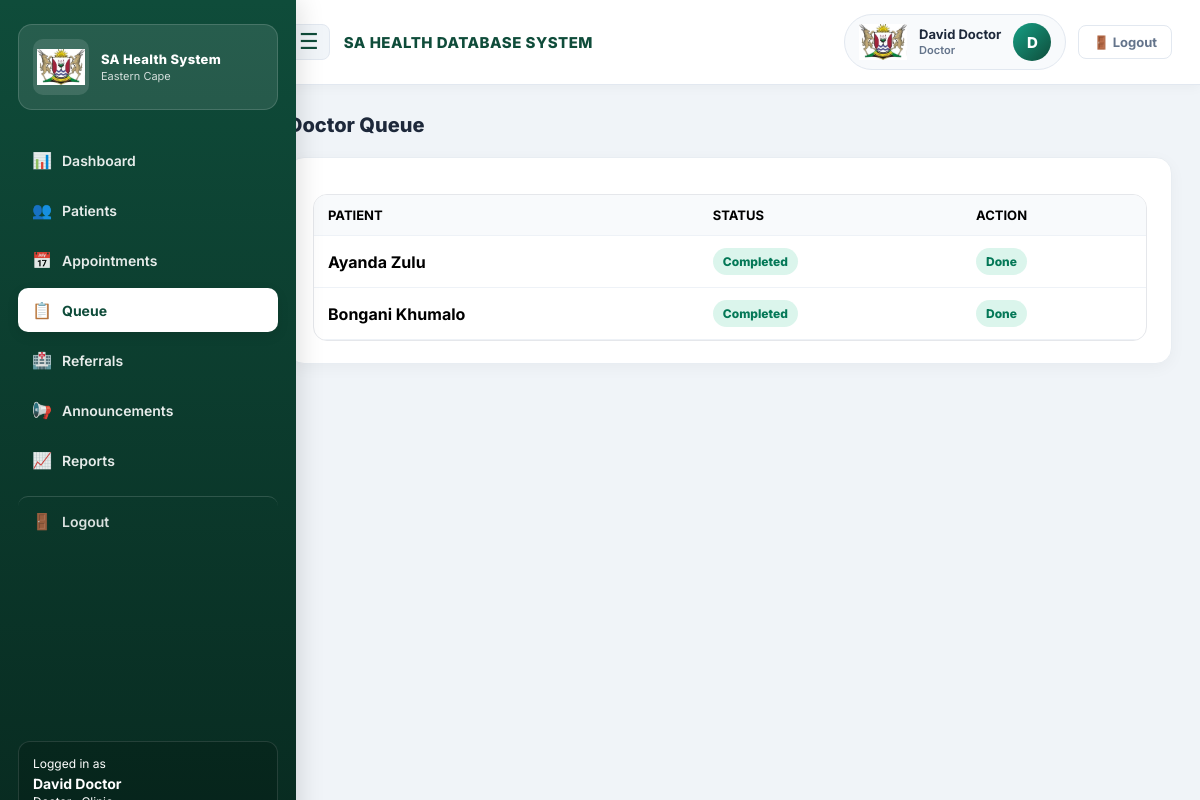
/doctor.php?tab=queue (signed in), run on the app's committed database.
### tables this page shows
CREATE TABLE `facilities` (
  `facility_id` int(11) NOT NULL,
  `province` varchar(100) DEFAULT NULL,
  `city` varchar(100) DEFAULT NULL,
  `facility_name` varchar(150) DEFAULT NULL
);

CREATE TABLE `users` (
  `user_id` int(11) NOT NULL,
  `account_type` enum('staff','patient') NOT NULL,
  `first_name` varchar(100) NOT NULL,
  `surname` varchar(100) NOT NULL,
  `full_name` varchar(200) GENERATED ALWAYS AS (concat(`first_name`,' ',`surname`)) STORED,
  `id_number` varchar(50) DEFAULT NULL,
  `phone` varchar(20) DEFAULT NULL,
  `email` varchar(150) NOT NULL,
  `password` varchar(255) NOT NULL,
  `employee_number` varchar(50) DEFAULT NULL,
  `role` enum('admin','reception','nurse','doctor','pharmacist') DEFAULT NULL,
  `province` varchar(100) DEFAULT NULL,
  `city` varchar(100) DEFAULT NULL,
  `facility` varchar(150) DEFAULT NULL,
  `created_at` timestamp NOT NULL DEFAULT current_timestamp(),
  `status` varchar(50) DEFAULT 'Waiting',
  `department` varchar(50) DEFAULT 'Reception',
  `bp` varchar(20) DEFAULT NULL,
  `temp` varchar(20) DEFAULT NULL,
  `pulse` varchar(20) DEFAULT NULL,
  `weight` varchar(20) DEFAULT NULL,
  `notes` text DEFAULT NULL,
  `diagnosis` text DEFAULT NULL,
  `prescription` text DEFAULT NULL,
  `medication` text DEFAULT NULL,
  `facility_id` int(11) DEFAULT NULL
);

### clinic_schema.php (called while the page is built, shortened)
<?php
function cs_table_exists($conn, $table) {
    $table = mysqli_real_escape_string($conn, $table);
    $q = mysqli_query($conn, "SHOW TABLES LIKE '$table'");
    return $q && mysqli_num_rows($q) > 0;
}
function cs_column_exists($conn, $table, $col) {
    $table = mysqli_real_escape_string($conn, $table);
    $col   = mysqli_real_escape_string($conn, $col);
    $q = mysqli_query($conn, "SHOW COLUMNS FROM `$table` LIKE '$col'");
    return $q && mysqli_num_rows($q) > 0;
}
function cs_esc($conn, $value) {
    return mysqli_real_escape_string($conn, (string)$value);
}
function cs_h($value) {
    return htmlspecialchars((string)$value, ENT_QUOTES, 'UTF-8');
}
function cs_facility_location($conn, $facilityId) {
    $fid = (int)$facilityId;
    if ($fid <= 0 || !cs_table_exists($conn, 'facilities')) {
        return null;
    }
    $q = mysqli_query($conn, "
        SELECT province, city, facility_name AS facility
        FROM facilities
        WHERE facility_id = $fid
        LIMIT 1
    ");
    return ($q && mysqli_num_rows($q) > 0) ? mysqli_fetch_assoc($q) : null;
}
function cs_location_filter_sql($conn, $province, $city, $facility, $alias = 'u') {
    $p = cs_esc($conn, $province);
    $c = cs_esc($conn, $city);
    $f = cs_esc($conn, $facility);
    return "
        LOWER(TRIM($alias.province)) = LOWER(TRIM('$p'))
        AND LOWER(TRIM($alias.city)) = LOWER(TRIM('$c'))
        AND LOWER(TRIM($alias.facility)) = LOWER(TRIM('$f'))
    ";
}
function cs_patient_facility_filter_sql($conn, $facilityId, $alias = 'u') {
    $fid = (int)$facilityId;
    $loc = cs_facility_location($conn, $fid);
    $locationSql = cs_location_filter_sql($conn, $loc['province'], $loc['city'], $loc['facility'], $alias);
    if (cs_column_exists($conn, 'users', 'facility_id')) {
        return "(
            $alias.facility_id = $fid
            OR (
                ($alias.facility_id IS NULL OR $alias.facility_id = 0)
                AND $locationSql
            )
        )";
    }
    return $locationSql;
}
function cs_build_patient_filters($conn, array $opts, $statusCol = 'status') {
    $search = trim($opts['search'] ?? '');
    $status = $opts['status'] ?? null;
    $statusIn = $opts['status_in'] ?? null;
    $extra = '';
    if ($status !== null && $status !== '') {
        $st = cs_esc($conn, $status);
        $extra .= " AND $statusCol = '$st'";
    }
    if (is_array($statusIn) && count($statusIn) > 0) {
        $parts = array_map(function ($v) use ($conn) {
            return "'" . cs_esc($conn, $v) . "'";
        }, $statusIn);
        $extra .= " AND $statusCol IN (" . implode(',', $parts) . ")";
    }
    $statusNotIn = $opts['status_not_in'] ?? null;
    return $extra;
}
function cs_normalize_patient_order($order) {
    $order = trim((string)$order);
    $map = [
        'p.patient_id' => 'id',
        'u.user_id'    => 'id',
        'p.full_name'  => 'full_name',
        'u.full_name'  => 'full_name',
        'p.status'     => 'status',
        'u.status'     => 'status',
        'p.created_at' => 'created_at',
        'u.created_at' => 'created_at',
        'p.id_number'  => 'id_number',
        'u.id_number'  => 'id_number',
    ];
    return str_replace(array_keys($map), array_values($map), $order);
}
function cs_fetch_patients($conn, $facilityId, array $opts = []) {
    if (!cs_table_exists($conn, 'users') || !cs_column_exists($conn, 'users', 'account_type')) {
        return [];
    }
    $fid      = (int)$facilityId;
    $order    = cs_normalize_patient_order($opts['order'] ?? 'full_name ASC');
    $limit    = isset($opts['limit']) ? (int)$opts['limit'] : 0;
    $limitSql = $limit > 0 ? " LIMIT $limit" : '';
    $hasStatus = cs_column_exists($conn, 'users', 'status');
    $hasDept   = cs_column_exists($conn, 'users', 'department');
    $hasVitals = cs_column_exists($conn, 'users', 'bp');
    $statusExpr = $hasStatus ? "IFNULL(u.status, 'Waiting')" : "'Waiting'";
    $deptExpr   = $hasDept ? "IFNULL(u.department, 'Reception')" : "'Reception'";
    $bpExpr     = $hasVitals ? "IFNULL(u.bp, '')" : "''";
    $tempExpr   = $hasVitals ? "IFNULL(u.temp, '')" : "''";
    $pulseExpr  = $hasVitals ? "IFNULL(u.pulse, '')" : "''";
    $weightExpr = $hasVitals ? "IFNULL(u.weight, '')" : "''";
    $notesExpr  = cs_column_exists($conn, 'users', 'notes') ? "IFNULL(u.notes, '')" : "''";
    $dxExpr     = cs_column_exists($conn, 'users', 'diagnosis') ? "IFNULL(u.diagnosis, '')" : "''";
    $rxExpr     = cs_column_exists($conn, 'users', 'prescription') ? "IFNULL(u.prescription, '')" : "''";
    $medExpr    = cs_column_exists($conn, 'users', 'medication') ? "IFNULL(u.medication, '')" : "''";
    $filter = cs_build_patient_filters($conn, $opts, $statusExpr);
    $sql = "
        SELECT
            u.user_id AS id,
            u.full_name,
            IFNULL(u.id_number, '') AS id_number,
            IFNULL(u.phone, '') AS phone,
            '' AS gender,
            NULL AS date_of_birth,
            $statusExpr AS status,
            $deptExpr AS department,
            $bpExpr AS bp,
            $tempExpr AS temp,
            $pulseExpr AS pulse,
            $weightExpr AS weight,
            $notesExpr AS notes,
            $dxExpr AS diagnosis,
            $rxExpr AS prescription,
            $medExpr AS medication,
            u.created_at
        FROM users u
        WHERE u.account_type = 'patient'
          AND " . cs_patient_facility_filter_sql($conn, $fid, 'u') . "
          $filter
        ORDER BY $order
        $limitSql
    ";
    $rows = [];
    $q = mysqli_query($conn, $sql);
    if ($q) {
        while ($row = mysqli_fetch_assoc($q)) {
            $rows[] = $row;
        }
    }
    return $rows;
}
function cs_role_label($role) {
    $map = [
        'reception' => 'Reception',
        'nurse' => 'Nurse',
        'doctor' => 'Doctor',
        'pharmacist' => 'Pharmacist',
        'admin' => 'Admin',
    ];
    $key = strtolower(trim((string)$role));
    return $map[$key] ?? ucfirst($key);
}

### doctor.php (the view, shortened to what this page needs)
<?php
include_once 'db.php';
include_once 'clinic_schema.php';
$province = $_SESSION['province'] ?? '';
$city     = $_SESSION['city'] ?? '';
$facility = $_SESSION['facility'] ?? '';
$currentRole = $_SESSION['role'] ?? 'doctor';
$doctorName = $_SESSION['name'] ?? 'Doctor';
$facilityId = cs_facility_id($conn, $province, $city, $facility);
$key  = strtolower(str_replace(' ', '', $province));
$logo = "assets/emblems/$key.png";
$tab = $_GET['tab'] ?? 'dashboard';
$queueRows = cs_fetch_patients($conn, $facilityId, [
    'status_in' => ['Waiting_Doctor','With Doctor','Consulting','Waiting_Pharmacy','Completed'],
    'order' => "FIELD(status,'With Doctor','Consulting','Waiting_Doctor','Waiting_Pharmacy','Completed'), id ASC",
]);
$activityRows = cs_fetch_patients($conn, $facilityId, [
    'status_in' => ['Waiting_Doctor','With Doctor','Consulting','Waiting_Pharmacy','Completed'],
    'limit' => 8,
    'order' => 'id DESC',
]);
$roleLabel = cs_role_label($currentRole);
$userInitials = strtoupper(substr($doctorName, 0, 1));
$navItems = [
    'dashboard' => ['icon' => '📊', 'label' => 'Dashboard'],
    'patients' => ['icon' => '👥', 'label' => 'Patients'],
    'appointments' => ['icon' => '📅', 'label' => 'Appointments'],
    'queue' => ['icon' => '📋', 'label' => 'Queue'],
    'referrals' => ['icon' => '🏥', 'label' => 'Referrals'],
    'announcements' => ['icon' => '📢', 'label' => 'Announcements'],
    'reports' => ['icon' => '📈', 'label' => 'Reports'],
];
?>
<!DOCTYPE html>
<html lang="en">
<head>
</head>
<body class="staff-app">
<aside id="staffSidebar" class="staff-sidebar">
    <div>
        <div class="brand">
            <?php if (file_exists(__DIR__ . '/' . $logo)): ?>
            <img src="<?= cs_h($logo) ?>" alt="">
            <?php endif; ?>
            <div>
                <div class="brand-title">SA Health System</div>
                <div class="brand-sub"><?= cs_h($province) ?></div>
            </div>
        </div>
        <nav class="staff-nav">
            <?php foreach ($navItems as $k => $item): ?>
            <a href="doctor.php?tab=<?= $k ?>" class="<?= $tab === $k ? 'active' : '' ?>">
                <span class="nav-icon"><?= $item['icon'] ?></span>
                <?= $item['label'] ?>
            </a>
            <?php endforeach; ?>
            <a href="logout.php" class="nav-logout">
                <span class="nav-icon">🚪</span>
                Logout
            </a>
        </nav>
    </div>
    <div class="user-panel">
        Logged in as
        <strong><?= cs_h($doctorName) ?></strong>
    </div>
</aside>
<div class="staff-main">
    <header class="staff-header">
        <div class="header-left">
            <button type="button" class="menu-btn" onclick="toggleMenu()">☰</button>
            <span class="system-title">SA HEALTH DATABASE SYSTEM</span>
        </div>
        <div class="header-right">
            <div class="header-user">
                <?php if (file_exists(__DIR__ . '/' . $logo)): ?>
                <img src="<?= cs_h($logo) ?>" class="header-emblem" alt="">
                <?php endif; ?>
                <div>
                    <div class="user-name"><?= cs_h($doctorName) ?></div>
                    <div class="user-role"><?= cs_h($roleLabel) ?></div>
                </div>
                <div class="avatar"><?= cs_h($userInitials) ?></div>
            </div>
            <a href="logout.php" class="btn-logout">🚪 Logout</a>
        </div>
    </header>
    <div class="staff-content">
<?php if ($tab === 'queue'): ?>
        <h2 class="section-title">Doctor Queue</h2>
        <div class="dash-panel">
            <div class="table-wrap">
                <table class="patients-table">
                    <thead>
                        <tr>
                            <th>Patient</th>
                            <th>Status</th>
                            <th>Action</th>
                        </tr>
                    </thead>
                    <tbody>
                    <?php foreach ($queueRows as $r):
                        $st = $r['status'];
                    ?>
                        <tr>
                            <td><strong><?= cs_h($r['full_name']) ?></strong></td>
                            <td><span class="badge <?= cs_badge_class($st) ?>"><?= cs_h($st) ?></span></td>
                            <td>
                                <?php if ($st === 'Waiting_Doctor'): ?>
                                <form method="POST" style="display:inline;">
                                    <input type="hidden" name="action" value="queue_update_status">
                                    <input type="hidden" name="patient_id" value="<?= (int)$r['id'] ?>">
                                    <input type="hidden" name="queue_status" value="With Doctor">
                                    <button class="btn small">Start</button>
                                </form>
                                <?php elseif ($st === 'Waiting_Pharmacy'): ?>
                                <span class="muted">At pharmacy</span>
                                <?php else: ?>
                                <span class="badge completed">Done</span>
                                <?php endif; ?>
                            </td>
                        </tr>
                    <?php endforeach; ?>
                    </tbody>
                </table>
            </div>
        </div>
<?php endif; ?>
    </div>
</div>
</body>
</html>

### data on the page
facilities: province "Eastern Cape"
users: full_name "Ayanda Zulu", st "Completed"
users: full_name "Bongani Khumalo", st "Completed"

### other printed values
$item['icon'] "📊"
$item['label'] "Dashboard"
$item['icon'] "👥"
$item['label'] "Patients"
$item['icon'] "📅"
$item['label'] "Appointments"
$item['icon'] "📋"
$item['label'] "Queue"
$item['icon'] "🏥"
$item['label'] "Referrals"
$item['icon'] "📢"
$item['label'] "Announcements"
$item['icon'] "📈"
$item['label'] "Reports"
cs_h($doctorName) "David Doctor"
